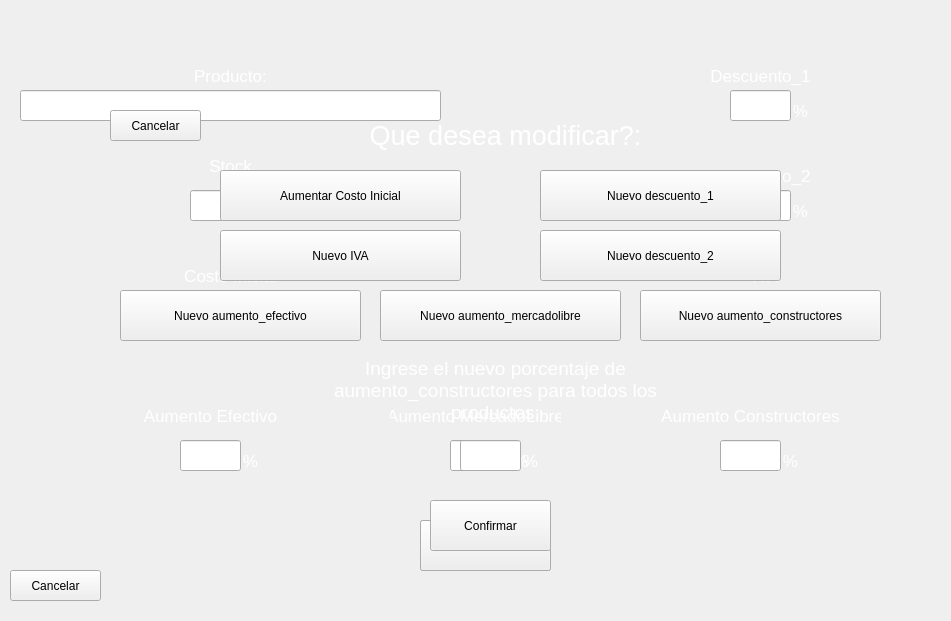
    <widget class="QWidget" name="widget_agregar_producto" native="true">
     <property name="geometry">
      <rect>
       <x>110</x>
       <y>50</y>
       <width>951</width>
       <height>621</height>
      </rect>
     </property>
     <property name="styleSheet">
      <string notr="true"/>
     </property>
     <widget class="QLineEdit" name="input_nombre_producto">
      <property name="geometry">
       <rect>
        <x>20</x>
        <y>90</y>
        <width>421</width>
        <height>31</height>
       </rect>
      </property>
      <property name="font">
       <font>
        <pointsize>11</pointsize>
        <weight>50</weight>
        <bold>false</bold>
       </font>
      </property>
      <property name="styleSheet">
       <string notr="true"/>
      </property>
      <property name="text">
       <string/>
      </property>
      <property name="alignment">
       <set>Qt::AlignCenter</set>
      </property>
     </widget>
     <widget class="QLineEdit" name="input_stock">
      <property name="geometry">
       <rect>
        <x>190</x>
        <y>190</y>
        <width>81</width>
        <height>31</height>
       </rect>
      </property>
      <property name="font">
       <font>
        <pointsize>11</pointsize>
        <weight>50</weight>
        <bold>false</bold>
       </font>
      </property>
      <property name="styleSheet">
       <string notr="true"/>
      </property>
      <property name="alignment">
       <set>Qt::AlignCenter</set>
      </property>
     </widget>
     <widget class="QLineEdit" name="input_descuento_1">
      <property name="geometry">
       <rect>
        <x>730</x>
        <y>90</y>
        <width>61</width>
        <height>31</height>
       </rect>
      </property>
      <property name="font">
       <font>
        <pointsize>11</pointsize>
        <weight>50</weight>
        <bold>false</bold>
       </font>
      </property>
      <property name="styleSheet">
       <string notr="true"/>
      </property>
      <property name="alignment">
       <set>Qt::AlignCenter</set>
      </property>
     </widget>
     <widget class="QPushButton" name="boton_cancelar_modificacion">
      <property name="geometry">
       <rect>
        <x>10</x>
        <y>570</y>
        <width>91</width>
        <height>31</height>
       </rect>
      </property>
      <property name="cursor">
       <cursorShape>PointingHandCursor</cursorShape>
      </property>
      <property name="styleSheet">
       <string notr="true"/>
      </property>
      <property name="text">
       <string>Cancelar</string>
      </property>
     </widget>
     <widget class="QLineEdit" name="input_aumento_efectivo">
      <property name="geometry">
       <rect>
        <x>180</x>
        <y>440</y>
        <width>61</width>
        <height>31</height>
       </rect>
      </property>
      <property name="font">
       <font>
        <pointsize>11</pointsize>
        <weight>50</weight>
        <bold>false</bold>
       </font>
      </property>
      <property name="styleSheet">
       <string notr="true"/>
      </property>
      <property name="alignment">
       <set>Qt::AlignCenter</set>
      </property>
     </widget>
     <widget class="QLineEdit" name="input_costo_inicial">
      <property name="geometry">
       <rect>
        <x>180</x>
        <y>300</y>
        <width>101</width>
        <height>31</height>
       </rect>
      </property>
      <property name="font">
       <font>
        <pointsize>11</pointsize>
        <weight>50</weight>
        <bold>false</bold>
       </font>
      </property>
      <property name="styleSheet">
       <string notr="true"/>
      </property>
      <property name="alignment">
       <set>Qt::AlignCenter</set>
      </property>
     </widget>
     <widget class="QLineEdit" name="input_aumento_constructores">
      <property name="geometry">
       <rect>
        <x>720</x>
        <y>440</y>
        <width>61</width>
        <height>31</height>
       </rect>
      </property>
      <property name="font">
       <font>
        <pointsize>11</pointsize>
        <weight>50</weight>
        <bold>false</bold>
       </font>
      </property>
      <property name="styleSheet">
       <string notr="true"/>
      </property>
      <property name="alignment">
       <set>Qt::AlignCenter</set>
      </property>
     </widget>
     <widget class="QLineEdit" name="input_aumento_mercadolibre">
      <property name="geometry">
       <rect>
        <x>450</x>
        <y>440</y>
        <width>61</width>
        <height>31</height>
       </rect>
      </property>
      <property name="font">
       <font>
        <pointsize>11</pointsize>
        <weight>50</weight>
        <bold>false</bold>
       </font>
      </property>
      <property name="styleSheet">
       <string notr="true"/>
      </property>
      <property name="alignment">
       <set>Qt::AlignCenter</set>
      </property>
     </widget>
     <widget class="QLabel" name="label_16">
      <property name="geometry">
       <rect>
        <x>190</x>
        <y>60</y>
        <width>81</width>
        <height>31</height>
       </rect>
      </property>
      <property name="font">
       <font>
        <family>MS Shell Dlg 2</family>
        <pointsize>13</pointsize>
        <weight>50</weight>
        <italic>false</italic>
        <bold>false</bold>
       </font>
      </property>
      <property name="layoutDirection">
       <enum>Qt::LeftToRight</enum>
      </property>
      <property name="styleSheet">
       <string notr="true">font: 13pt &quot;MS Shell Dlg 2&quot;;
color: #fff;
background: none;</string>
      </property>
      <property name="text">
       <string>Producto:</string>
      </property>
      <property name="alignment">
       <set>Qt::AlignCenter</set>
      </property>
     </widget>
     <widget class="QLabel" name="label_17">
      <property name="geometry">
       <rect>
        <x>190</x>
        <y>150</y>
        <width>81</width>
        <height>31</height>
       </rect>
      </property>
      <property name="font">
       <font>
        <family>MS Shell Dlg 2</family>
        <pointsize>13</pointsize>
        <weight>50</weight>
        <italic>false</italic>
        <bold>false</bold>
       </font>
      </property>
      <property name="layoutDirection">
       <enum>Qt::LeftToRight</enum>
      </property>
      <property name="styleSheet">
       <string notr="true">font: 13pt &quot;MS Shell Dlg 2&quot;;
color: #fff;
background: none;</string>
      </property>
      <property name="text">
       <string>Stock</string>
      </property>
      <property name="alignment">
       <set>Qt::AlignCenter</set>
      </property>
     </widget>
     <widget class="QLabel" name="label_18">
      <property name="geometry">
       <rect>
        <x>180</x>
        <y>260</y>
        <width>101</width>
        <height>31</height>
       </rect>
      </property>
      <property name="font">
       <font>
        <family>MS Shell Dlg 2</family>
        <pointsize>13</pointsize>
        <weight>50</weight>
        <italic>false</italic>
        <bold>false</bold>
       </font>
      </property>
      <property name="layoutDirection">
       <enum>Qt::LeftToRight</enum>
      </property>
      <property name="styleSheet">
       <string notr="true">font: 13pt &quot;MS Shell Dlg 2&quot;;
color: #fff;
background: none;</string>
      </property>
      <property name="text">
       <string>Costo Inicial</string>
      </property>
      <property name="alignment">
       <set>Qt::AlignCenter</set>
      </property>
     </widget>
     <widget class="QLabel" name="label_19">
      <property name="geometry">
       <rect>
        <x>710</x>
        <y>60</y>
        <width>101</width>
        <height>31</height>
       </rect>
      </property>
      <property name="font">
       <font>
        <family>MS Shell Dlg 2</family>
        <pointsize>13</pointsize>
        <weight>50</weight>
        <italic>false</italic>
        <bold>false</bold>
       </font>
      </property>
      <property name="layoutDirection">
       <enum>Qt::LeftToRight</enum>
      </property>
      <property name="styleSheet">
       <string notr="true">font: 13pt &quot;MS Shell Dlg 2&quot;;
color: #fff;
background: none;</string>
      </property>
      <property name="text">
       <string>Descuento_1</string>
      </property>
      <property name="alignment">
       <set>Qt::AlignCenter</set>
      </property>
     </widget>
     <widget class="QLabel" name="label_20">
      <property name="geometry">
       <rect>
        <x>710</x>
        <y>160</y>
        <width>101</width>
        <height>31</height>
       </rect>
      </property>
      <property name="font">
       <font>
        <family>MS Shell Dlg 2</family>
        <pointsize>13</pointsize>
        <weight>50</weight>
        <italic>false</italic>
        <bold>false</bold>
       </font>
      </property>
      <property name="layoutDirection">
       <enum>Qt::LeftToRight</enum>
      </property>
      <property name="styleSheet">
       <string notr="true">font: 13pt &quot;MS Shell Dlg 2&quot;;
color: #fff;
background: none;</string>
      </property>
      <property name="text">
       <string>Descuento_2</string>
      </property>
      <property name="alignment">
       <set>Qt::AlignCenter</set>
      </property>
     </widget>
     <widget class="QLabel" name="label_21">
      <property name="geometry">
       <rect>
        <x>120</x>
        <y>400</y>
        <width>181</width>
        <height>31</height>
       </rect>
      </property>
      <property name="font">
       <font>
        <family>MS Shell Dlg 2</family>
        <pointsize>13</pointsize>
        <weight>50</weight>
        <italic>false</italic>
        <bold>false</bold>
       </font>
      </property>
      <property name="layoutDirection">
       <enum>Qt::LeftToRight</enum>
      </property>
      <property name="styleSheet">
       <string notr="true">font: 13pt &quot;MS Shell Dlg 2&quot;;
color: #fff;
background: none;</string>
      </property>
      <property name="text">
       <string>Aumento Efectivo</string>
      </property>
      <property name="alignment">
       <set>Qt::AlignCenter</set>
      </property>
     </widget>
     <widget class="QLabel" name="label_22">
      <property name="geometry">
       <rect>
        <x>390</x>
        <y>400</y>
        <width>171</width>
        <height>31</height>
       </rect>
      </property>
      <property name="font">
       <font>
        <family>MS Shell Dlg 2</family>
        <pointsize>13</pointsize>
        <weight>50</weight>
        <italic>false</italic>
        <bold>false</bold>
       </font>
      </property>
      <property name="layoutDirection">
       <enum>Qt::LeftToRight</enum>
      </property>
      <property name="styleSheet">
       <string notr="true">font: 13pt &quot;MS Shell Dlg 2&quot;;
color: #fff;
background: none;</string>
      </property>
      <property name="text">
       <string>Aumento MercadoLibre</string>
      </property>
      <property name="alignment">
       <set>Qt::AlignCenter</set>
      </property>
     </widget>
     <widget class="QLabel" name="label_23">
      <property name="geometry">
       <rect>
        <x>720</x>
        <y>260</y>
        <width>91</width>
        <height>31</height>
       </rect>
      </property>
      <property name="font">
       <font>
        <family>MS Shell Dlg 2</family>
        <pointsize>13</pointsize>
        <weight>50</weight>
        <italic>false</italic>
        <bold>false</bold>
       </font>
      </property>
      <property name="layoutDirection">
       <enum>Qt::LeftToRight</enum>
      </property>
      <property name="styleSheet">
       <string notr="true">font: 13pt &quot;MS Shell Dlg 2&quot;;
color: #fff;
background: none;</string>
      </property>
      <property name="text">
       <string>IVA</string>
      </property>
      <property name="alignment">
       <set>Qt::AlignCenter</set>
      </property>
     </widget>
     <widget class="QLabel" name="label_24">
      <property name="geometry">
       <rect>
        <x>660</x>
        <y>400</y>
        <width>181</width>
        <height>31</height>
       </rect>
      </property>
      <property name="font">
       <font>
        <family>MS Shell Dlg 2</family>
        <pointsize>13</pointsize>
        <weight>50</weight>
        <italic>false</italic>
        <bold>false</bold>
       </font>
      </property>
      <property name="layoutDirection">
       <enum>Qt::LeftToRight</enum>
      </property>
      <property name="styleSheet">
       <string notr="true">font: 13pt &quot;MS Shell Dlg 2&quot;;
color: #fff;
background: none;</string>
      </property>
      <property name="text">
       <string>Aumento Constructores</string>
      </property>
      <property name="alignment">
       <set>Qt::AlignCenter</set>
      </property>
     </widget>
     <widget class="QPushButton" name="boton_confirmar_registro">
      <property name="geometry">
       <rect>
        <x>420</x>
        <y>520</y>
        <width>131</width>
        <height>51</height>
       </rect>
      </property>
      <property name="cursor">
       <cursorShape>PointingHandCursor</cursorShape>
      </property>
      <property name="styleSheet">
       <string notr="true"/>
      </property>
      <property name="text">
       <string>Confirmar</string>
      </property>
     </widget>
     <widget class="QLabel" name="label_25">
      <property name="geometry">
       <rect>
        <x>160</x>
        <y>300</y>
        <width>21</width>
        <height>31</height>
       </rect>
      </property>
      <property name="font">
       <font>
        <family>MS Shell Dlg 2</family>
        <pointsize>13</pointsize>
        <weight>50</weight>
        <italic>false</italic>
        <bold>false</bold>
       </font>
      </property>
      <property name="layoutDirection">
       <enum>Qt::LeftToRight</enum>
      </property>
      <property name="styleSheet">
       <string notr="true">font: 13pt &quot;MS Shell Dlg 2&quot;;
color: #fff;
background: none;</string>
      </property>
      <property name="text">
       <string>$</string>
      </property>
      <property name="alignment">
       <set>Qt::AlignCenter</set>
      </property>
     </widget>
     <widget class="QLabel" name="label_26">
      <property name="geometry">
       <rect>
        <x>790</x>
        <y>100</y>
        <width>21</width>
        <height>21</height>
       </rect>
      </property>
      <property name="font">
       <font>
        <family>MS Shell Dlg 2</family>
        <pointsize>13</pointsize>
        <weight>50</weight>
        <italic>false</italic>
        <bold>false</bold>
       </font>
      </property>
      <property name="layoutDirection">
       <enum>Qt::LeftToRight</enum>
      </property>
      <property name="styleSheet">
       <string notr="true">font: 13pt &quot;MS Shell Dlg 2&quot;;
color: #fff;
background: none;</string>
      </property>
      <property name="text">
       <string>%</string>
      </property>
      <property name="alignment">
       <set>Qt::AlignCenter</set>
      </property>
     </widget>
     <widget class="QLabel" name="label_27">
      <property name="geometry">
       <rect>
        <x>790</x>
        <y>300</y>
        <width>21</width>
        <height>21</height>
       </rect>
      </property>
      <property name="font">
       <font>
        <family>MS Shell Dlg 2</family>
        <pointsize>13</pointsize>
        <weight>50</weight>
        <italic>false</italic>
        <bold>false</bold>
       </font>
      </property>
      <property name="layoutDirection">
       <enum>Qt::LeftToRight</enum>
      </property>
      <property name="styleSheet">
       <string notr="true">font: 13pt &quot;MS Shell Dlg 2&quot;;
color: #fff;
background: none;</string>
      </property>
      <property name="text">
       <string>%</string>
      </property>
      <property name="alignment">
       <set>Qt::AlignCenter</set>
      </property>
     </widget>
     <widget class="QLabel" name="label_28">
      <property name="geometry">
       <rect>
        <x>790</x>
        <y>200</y>
        <width>21</width>
        <height>21</height>
       </rect>
      </property>
      <property name="font">
       <font>
        <family>MS Shell Dlg 2</family>
        <pointsize>13</pointsize>
        <weight>50</weight>
        <italic>false</italic>
        <bold>false</bold>
       </font>
      </property>
      <property name="layoutDirection">
       <enum>Qt::LeftToRight</enum>
      </property>
      <property name="styleSheet">
       <string notr="true">font: 13pt &quot;MS Shell Dlg 2&quot;;
color: #fff;
background: none;</string>
      </property>
      <property name="text">
       <string>%</string>
      </property>
      <property name="alignment">
       <set>Qt::AlignCenter</set>
      </property>
     </widget>
     <widget class="QLineEdit" name="input_iva">
      <property name="geometry">
       <rect>
        <x>730</x>
        <y>290</y>
        <width>61</width>
        <height>31</height>
       </rect>
      </property>
      <property name="font">
       <font>
        <pointsize>11</pointsize>
        <weight>50</weight>
        <bold>false</bold>
       </font>
      </property>
      <property name="styleSheet">
       <string notr="true"/>
      </property>
      <property name="alignment">
       <set>Qt::AlignCenter</set>
      </property>
     </widget>
     <widget class="QLineEdit" name="input_descuento_2">
      <property name="geometry">
       <rect>
        <x>730</x>
        <y>190</y>
        <width>61</width>
        <height>31</height>
       </rect>
      </property>
      <property name="font">
       <font>
        <pointsize>11</pointsize>
        <weight>50</weight>
        <bold>false</bold>
       </font>
      </property>
      <property name="styleSheet">
       <string notr="true"/>
      </property>
      <property name="alignment">
       <set>Qt::AlignCenter</set>
      </property>
     </widget>
     <widget class="QLabel" name="label_29">
      <property name="geometry">
       <rect>
        <x>240</x>
        <y>450</y>
        <width>21</width>
        <height>21</height>
       </rect>
      </property>
      <property name="font">
       <font>
        <family>MS Shell Dlg 2</family>
        <pointsize>13</pointsize>
        <weight>50</weight>
        <italic>false</italic>
        <bold>false</bold>
       </font>
      </property>
      <property name="layoutDirection">
       <enum>Qt::LeftToRight</enum>
      </property>
      <property name="styleSheet">
       <string notr="true">font: 13pt &quot;MS Shell Dlg 2&quot;;
color: #fff;
background: none;</string>
      </property>
      <property name="text">
       <string>%</string>
      </property>
      <property name="alignment">
       <set>Qt::AlignCenter</set>
      </property>
     </widget>
     <widget class="QLabel" name="label_30">
      <property name="geometry">
       <rect>
        <x>510</x>
        <y>450</y>
        <width>21</width>
        <height>21</height>
       </rect>
      </property>
      <property name="font">
       <font>
        <family>MS Shell Dlg 2</family>
        <pointsize>13</pointsize>
        <weight>50</weight>
        <italic>false</italic>
        <bold>false</bold>
       </font>
      </property>
      <property name="layoutDirection">
       <enum>Qt::LeftToRight</enum>
      </property>
      <property name="styleSheet">
       <string notr="true">font: 13pt &quot;MS Shell Dlg 2&quot;;
color: #fff;
background: none;</string>
      </property>
      <property name="text">
       <string>%</string>
      </property>
      <property name="alignment">
       <set>Qt::AlignCenter</set>
      </property>
     </widget>
     <widget class="QLabel" name="label_31">
      <property name="geometry">
       <rect>
        <x>780</x>
        <y>450</y>
        <width>21</width>
        <height>21</height>
       </rect>
      </property>
      <property name="font">
       <font>
        <family>MS Shell Dlg 2</family>
        <pointsize>13</pointsize>
        <weight>50</weight>
        <italic>false</italic>
        <bold>false</bold>
       </font>
      </property>
      <property name="layoutDirection">
       <enum>Qt::LeftToRight</enum>
      </property>
      <property name="styleSheet">
       <string notr="true">font: 13pt &quot;MS Shell Dlg 2&quot;;
color: #fff;
background: none;</string>
      </property>
      <property name="text">
       <string>%</string>
      </property>
      <property name="alignment">
       <set>Qt::AlignCenter</set>
      </property>
     </widget>
     <widget class="QPushButton" name="boton_confirmar_modificacion">
      <property name="geometry">
       <rect>
        <x>420</x>
        <y>520</y>
        <width>131</width>
        <height>51</height>
       </rect>
      </property>
      <property name="cursor">
       <cursorShape>PointingHandCursor</cursorShape>
      </property>
      <property name="styleSheet">
       <string notr="true"/>
      </property>
      <property name="text">
       <string>Confirmar</string>
      </property>
     </widget>
     <widget class="QLabel" name="label_error">
      <property name="geometry">
       <rect>
        <x>240</x>
        <y>530</y>
        <width>171</width>
        <height>31</height>
       </rect>
      </property>
      <property name="font">
       <font>
        <family>MS Shell Dlg 2</family>
        <pointsize>13</pointsize>
        <weight>50</weight>
        <italic>false</italic>
        <bold>false</bold>
       </font>
      </property>
      <property name="layoutDirection">
       <enum>Qt::LeftToRight</enum>
      </property>
      <property name="styleSheet">
       <string notr="true">font: 13pt &quot;MS Shell Dlg 2&quot;;
color: #f00;
background: none;</string>
      </property>
      <property name="text">
       <string/>
      </property>
      <property name="alignment">
       <set>Qt::AlignCenter</set>
      </property>
     </widget>
     <widget class="QWidget" name="widget_modificar_gral" native="true">
      <property name="geometry">
       <rect>
        <x>100</x>
        <y>100</y>
        <width>821</width>
        <height>461</height>
       </rect>
      </property>
      <property name="styleSheet">
       <string notr="true"/>
      </property>
      <widget class="QLabel" name="label_32">
       <property name="geometry">
        <rect>
         <x>240</x>
         <y>20</y>
         <width>331</width>
         <height>31</height>
        </rect>
       </property>
       <property name="font">
        <font>
         <family>MS Shell Dlg 2</family>
         <pointsize>20</pointsize>
         <weight>50</weight>
         <italic>false</italic>
         <bold>false</bold>
        </font>
       </property>
       <property name="layoutDirection">
        <enum>Qt::LeftToRight</enum>
       </property>
       <property name="styleSheet">
        <string notr="true">font: 20pt &quot;MS Shell Dlg 2&quot;;
color: #fff;
background: none;</string>
       </property>
       <property name="text">
        <string>Que desea modificar?:</string>
       </property>
       <property name="alignment">
        <set>Qt::AlignCenter</set>
       </property>
      </widget>
      <widget class="QPushButton" name="boton_modificar_costo_inicial">
       <property name="geometry">
        <rect>
         <x>120</x>
         <y>70</y>
         <width>241</width>
         <height>51</height>
        </rect>
       </property>
       <property name="cursor">
        <cursorShape>PointingHandCursor</cursorShape>
       </property>
       <property name="styleSheet">
        <string notr="true"/>
       </property>
       <property name="text">
        <string>Aumentar Costo Inicial</string>
       </property>
      </widget>
      <widget class="QPushButton" name="boton_modificar_descuento_1">
       <property name="geometry">
        <rect>
         <x>440</x>
         <y>70</y>
         <width>241</width>
         <height>51</height>
        </rect>
       </property>
       <property name="cursor">
        <cursorShape>PointingHandCursor</cursorShape>
       </property>
       <property name="styleSheet">
        <string notr="true"/>
       </property>
       <property name="text">
        <string>Nuevo descuento_1</string>
       </property>
      </widget>
      <widget class="QPushButton" name="boton_modificar_descuento_2">
       <property name="geometry">
        <rect>
         <x>440</x>
         <y>130</y>
         <width>241</width>
         <height>51</height>
        </rect>
       </property>
       <property name="cursor">
        <cursorShape>PointingHandCursor</cursorShape>
       </property>
       <property name="styleSheet">
        <string notr="true"/>
       </property>
       <property name="text">
        <string>Nuevo descuento_2</string>
       </property>
      </widget>
      <widget class="QPushButton" name="boton_modificar_iva">
       <property name="geometry">
        <rect>
         <x>120</x>
         <y>130</y>
         <width>241</width>
         <height>51</height>
        </rect>
       </property>
       <property name="cursor">
        <cursorShape>PointingHandCursor</cursorShape>
       </property>
       <property name="styleSheet">
        <string notr="true"/>
       </property>
       <property name="text">
        <string>Nuevo IVA</string>
       </property>
      </widget>
      <widget class="QPushButton" name="boton_modificar_aumento_constructores">
       <property name="geometry">
        <rect>
         <x>540</x>
         <y>190</y>
         <width>241</width>
         <height>51</height>
        </rect>
       </property>
       <property name="cursor">
        <cursorShape>PointingHandCursor</cursorShape>
       </property>
       <property name="styleSheet">
        <string notr="true"/>
       </property>
       <property name="text">
        <string>Nuevo aumento_constructores</string>
       </property>
      </widget>
      <widget class="QPushButton" name="boton_modificar_aumento_efectivo">
       <property name="geometry">
        <rect>
         <x>20</x>
         <y>190</y>
         <width>241</width>
         <height>51</height>
        </rect>
       </property>
       <property name="cursor">
        <cursorShape>PointingHandCursor</cursorShape>
       </property>
       <property name="styleSheet">
        <string notr="true"/>
       </property>
       <property name="text">
        <string>Nuevo aumento_efectivo</string>
       </property>
      </widget>
      <widget class="QPushButton" name="boton_modificar_aumento_mercadolibre">
       <property name="geometry">
        <rect>
         <x>280</x>
         <y>190</y>
         <width>241</width>
         <height>51</height>
        </rect>
       </property>
       <property name="cursor">
        <cursorShape>PointingHandCursor</cursorShape>
       </property>
       <property name="styleSheet">
        <string notr="true"/>
       </property>
       <property name="text">
        <string>Nuevo aumento_mercadolibre</string>
       </property>
      </widget>
      <widget class="QPushButton" name="boton_cancelar_modificacion_gral">
       <property name="geometry">
        <rect>
         <x>10</x>
         <y>10</y>
         <width>91</width>
         <height>31</height>
        </rect>
       </property>
       <property name="cursor">
        <cursorShape>PointingHandCursor</cursorShape>
       </property>
       <property name="styleSheet">
        <string notr="true"/>
       </property>
       <property name="text">
        <string>Cancelar</string>
       </property>
      </widget>
      <widget class="QWidget" name="widget_ingresar_porcentaje" native="true">
       <property name="geometry">
        <rect>
         <x>210</x>
         <y>250</y>
         <width>371</width>
         <height>201</height>
        </rect>
       </property>
       <widget class="QLabel" name="label_ingrese_porcentaje">
        <property name="geometry">
         <rect>
          <x>20</x>
          <y>0</y>
          <width>331</width>
          <height>81</height>
         </rect>
        </property>
        <property name="font">
         <font>
          <family>MS Shell Dlg 2</family>
          <pointsize>14</pointsize>
          <weight>50</weight>
          <italic>false</italic>
          <bold>false</bold>
         </font>
        </property>
        <property name="layoutDirection">
         <enum>Qt::LeftToRight</enum>
        </property>
        <property name="styleSheet">
         <string notr="true">font: 14pt &quot;MS Shell Dlg 2&quot;;
color: #fff;
background: none;</string>
        </property>
        <property name="text">
         <string>Ingrese el nuevo porcentaje de aumento_constructores para todos los productos:</string>
        </property>
        <property name="alignment">
         <set>Qt::AlignCenter</set>
        </property>
        <property name="wordWrap">
         <bool>true</bool>
        </property>
       </widget>
       <widget class="QLineEdit" name="input_nuevo_porcentaje">
        <property name="geometry">
         <rect>
          <x>150</x>
          <y>90</y>
          <width>61</width>
          <height>31</height>
         </rect>
        </property>
        <property name="font">
         <font>
          <pointsize>11</pointsize>
          <weight>50</weight>
          <bold>false</bold>
         </font>
        </property>
        <property name="styleSheet">
         <string notr="true"/>
        </property>
        <property name="alignment">
         <set>Qt::AlignCenter</set>
        </property>
       </widget>
       <widget class="QLabel" name="label_35">
        <property name="geometry">
         <rect>
          <x>210</x>
          <y>100</y>
          <width>21</width>
          <height>21</height>
         </rect>
        </property>
        <property name="font">
         <font>
          <family>MS Shell Dlg 2</family>
          <pointsize>13</pointsize>
          <weight>50</weight>
          <italic>false</italic>
          <bold>false</bold>
         </font>
        </property>
        <property name="layoutDirection">
         <enum>Qt::LeftToRight</enum>
        </property>
        <property name="styleSheet">
         <string notr="true">font: 13pt &quot;MS Shell Dlg 2&quot;;
color: #fff;
background: none;</string>
        </property>
        <property name="text">
         <string>%</string>
        </property>
        <property name="alignment">
         <set>Qt::AlignCenter</set>
        </property>
       </widget>
       <widget class="QPushButton" name="boton_confirmar_modificacion_gral">
        <property name="geometry">
         <rect>
          <x>120</x>
          <y>150</y>
          <width>121</width>
          <height>51</height>
         </rect>
        </property>
        <property name="cursor">
         <cursorShape>PointingHandCursor</cursorShape>
        </property>
        <property name="styleSheet">
         <string notr="true"/>
        </property>
        <property name="text">
         <string>Confirmar</string>
        </property>
       </widget>
       <widget class="QLabel" name="label_ingrese_porcentaje_valido">
        <property name="geometry">
         <rect>
          <x>40</x>
          <y>80</y>
          <width>101</width>
          <height>61</height>
         </rect>
        </property>
        <property name="font">
         <font>
          <family>MS Shell Dlg 2</family>
          <pointsize>10</pointsize>
          <weight>50</weight>
          <italic>false</italic>
          <bold>false</bold>
         </font>
        </property>
        <property name="layoutDirection">
         <enum>Qt::LeftToRight</enum>
        </property>
        <property name="styleSheet">
         <string notr="true">font: 10pt &quot;MS Shell Dlg 2&quot;;
color: #f00;
background: none;</string>
        </property>
        <property name="text">
         <string/>
        </property>
        <property name="alignment">
         <set>Qt::AlignCenter</set>
        </property>
        <property name="wordWrap">
         <bool>true</bool>
        </property>
       </widget>
      </widget>
     </widget>
    </widget>
